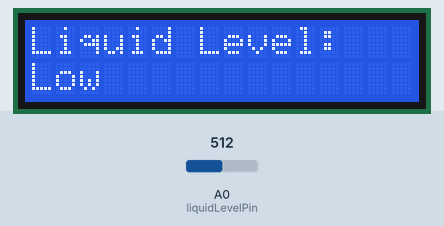
This sketch was run on a simulated Arduino Uno, built with avr-gcc and run on an emulated ATmega328P. Parts: 16×2 character LCD. The inputs (shaded band) are chosen by the test bench; at power-on: A0 (liquidLevelPin) = 512. What the sketch prints to the serial monitor is not drawn.

Above: at 1.2 s.
1.3 s: A0 (liquidLevelPin) set to 588
4.0 s: A0 (liquidLevelPin) set to 614
At 5.4 s:
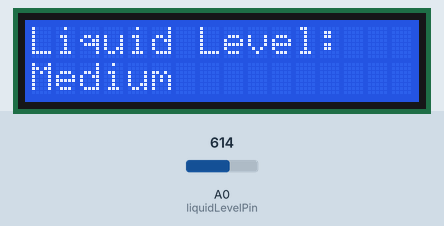
6.7 s: A0 (liquidLevelPin) set to 887
9.4 s: A0 (liquidLevelPin) set to 914
At 11.2 s:
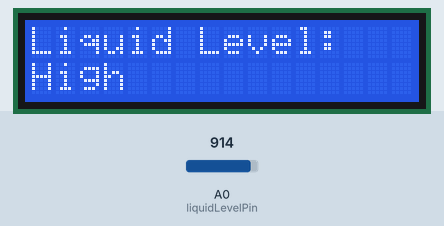
12.1 s: A0 (liquidLevelPin) set to 122
At 13.5 s:
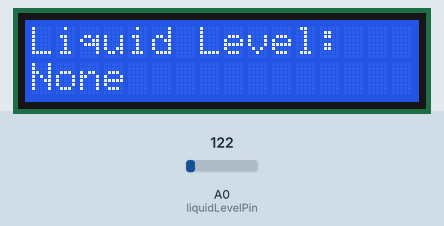
14.8 s: A0 (liquidLevelPin) set to 288
17.5 s: A0 (liquidLevelPin) set to 318
At 19.2 s:
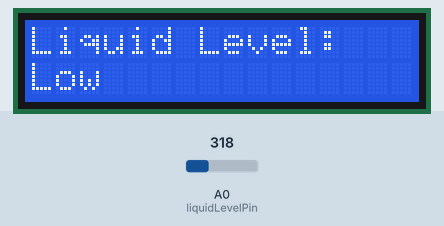
Timing chart, 0 to 20.7 s (numbered marks = the images above; inputs shaded):
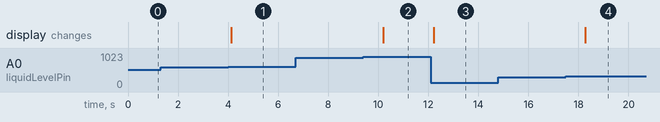

Measured:
- the behaviour switches between 600 and 601 on A0 (liquidLevelPin) (found by bisection; images 0 and 1)
- the behaviour switches between 900 and 901 on A0 (liquidLevelPin) (found by bisection; images 1 and 2)
- the behaviour switches between 300 and 301 on A0 (liquidLevelPin) (found by bisection; images 3 and 4)
- after the input at 1.3 s, every drawn part: stays the same
- after the input at 4.0 s, the display: changes after 0.13 s (image 1)
- after the input at 6.7 s, every drawn part: stays the same
- after the input at 9.4 s, the display: changes after 0.79 s (image 2)
- after the input at 12.1 s, the display: changes after 0.11 s (image 3)
- after the input at 14.8 s, every drawn part: stays the same
- after the input at 17.5 s, the display: changes after 0.78 s (image 4)

The sketch:

sketch_apr11a.ino
```cpp
#include <LiquidCrystal_I2C.h>

// Liquid level sensor code by Adittya Kumar Chowdhury

// Initialize the LCD on address 0x27 with 16 characters and 2 lines
LiquidCrystal_I2C lcd(0x27, 16, 2);

// Define the pin where the sensor is connected
const int liquidLevelPin = A0;

// Calibrated sensor values for different levels
const int SENSOR_HIGH = 900;   // Value for high level, adjust this as per your calibration
const int SENSOR_MEDIUM = 600; // Value for medium level, adjust this as per your calibration
const int SENSOR_LOW = 300;    // Value for low level, adjust this as per your calibration

void setup() {
  lcd.init();                    // Initialize the lcd
  lcd.backlight();
  Serial.begin(9600);            // Initialize Serial communication at a baud rate of 9600
}

void loop() {
  // Read the sensor value from the liquid level sensor
  int sensorValue = analogRead(liquidLevelPin);

  // Determine the liquid level based on the sensor value
  String liquidLevel;
  if(sensorValue > SENSOR_HIGH) {
    liquidLevel = "High";
  } else if(sensorValue > SENSOR_MEDIUM) {
    liquidLevel = "Medium";
  } else if(sensorValue > SENSOR_LOW) {
    liquidLevel = "Low";
  } else {
    liquidLevel = "None";
  }

  // Display the liquid level status on the LCD
  lcd.clear();                   // Clear the LCD
  lcd.setCursor(0, 0);           // Set the cursor to the beginning of the first line
  lcd.print("Liquid Level:");
  lcd.setCursor(0, 1);           // Set the cursor to the beginning of the second line
  lcd.print(liquidLevel);

  // Output the raw sensor value and liquid level to the serial monitor
  Serial.print("Liquid Level: ");
  Serial.print(liquidLevel);
  Serial.print(", Raw Value: ");
  Serial.println(sensorValue);

  delay(2000); // Delay for 2 seconds before the next reading
}
```
